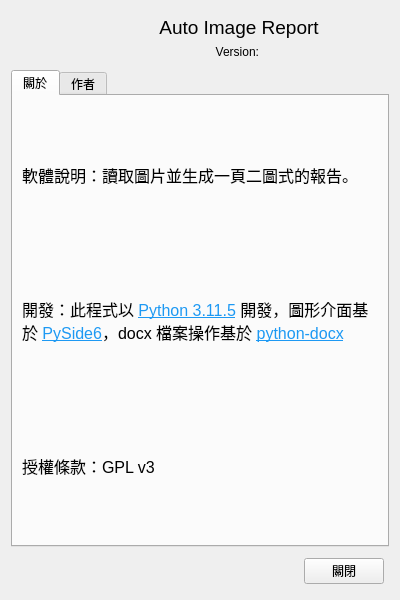
<?xml version="1.0" encoding="UTF-8"?>
<ui version="4.0">
 <class>AboutWindow</class>
 <widget class="QWidget" name="AboutWindow">
  <property name="windowModality">
   <enum>Qt::ApplicationModal</enum>
  </property>
  <property name="geometry">
   <rect>
    <x>0</x>
    <y>0</y>
    <width>400</width>
    <height>600</height>
   </rect>
  </property>
  <property name="windowTitle">
   <string>關於 Auto Image Report</string>
  </property>
  <property name="windowIcon">
   <iconset resource="../resources_rc.qrc">
    <normaloff>:/statics/icon.ico</normaloff>:/statics/icon.ico</iconset>
  </property>
  <layout class="QGridLayout" name="gridLayout">
   <item row="0" column="0">
    <layout class="QVBoxLayout" name="verticalLayout_2">
     <item>
      <layout class="QHBoxLayout" name="horizontalLayout" stretch="2,8">
       <property name="leftMargin">
        <number>5</number>
       </property>
       <property name="topMargin">
        <number>5</number>
       </property>
       <property name="rightMargin">
        <number>5</number>
       </property>
       <property name="bottomMargin">
        <number>5</number>
       </property>
       <item>
        <widget class="QLabel" name="logo_lb">
         <property name="text">
          <string/>
         </property>
         <property name="pixmap">
          <pixmap resource="../resources_rc.qrc">:/statics/icon.ico</pixmap>
         </property>
        </widget>
       </item>
       <item>
        <layout class="QVBoxLayout" name="verticalLayout">
         <item>
          <widget class="QLabel" name="app_name_lb">
           <property name="font">
            <font>
             <pointsize>14</pointsize>
            </font>
           </property>
           <property name="text">
            <string>Auto Image Report</string>
           </property>
           <property name="alignment">
            <set>Qt::AlignCenter</set>
           </property>
          </widget>
         </item>
         <item>
          <widget class="QLabel" name="version_lb">
           <property name="text">
            <string>Version: </string>
           </property>
           <property name="alignment">
            <set>Qt::AlignCenter</set>
           </property>
          </widget>
         </item>
        </layout>
       </item>
      </layout>
     </item>
     <item>
      <widget class="QTabWidget" name="tabWidget">
       <property name="currentIndex">
        <number>0</number>
       </property>
       <widget class="QWidget" name="about">
        <attribute name="title">
         <string>關於</string>
        </attribute>
        <layout class="QGridLayout" name="gridLayout_2">
         <item row="0" column="0">
          <layout class="QVBoxLayout" name="verticalLayout_3">
           <item>
            <widget class="QLabel" name="sofware_info_lb">
             <property name="font">
              <font>
               <pointsize>12</pointsize>
              </font>
             </property>
             <property name="text">
              <string>軟體說明：讀取圖片並生成一頁二圖式的報告。</string>
             </property>
             <property name="textFormat">
              <enum>Qt::AutoText</enum>
             </property>
             <property name="wordWrap">
              <bool>true</bool>
             </property>
            </widget>
           </item>
           <item>
            <widget class="QLabel" name="package_lb">
             <property name="font">
              <font>
               <pointsize>12</pointsize>
              </font>
             </property>
             <property name="text">
              <string>&lt;html&gt;&lt;head/&gt;&lt;body&gt;&lt;p&gt;開發：此程式以 &lt;a href=&quot;https://www.python.org/&quot;&gt;&lt;span style=&quot; text-decoration: underline; color:#1d99f3;&quot;&gt;Python 3.11.5&lt;/span&gt;&lt;/a&gt; 開發，圖形介面基於 &lt;a href=&quot;https://doc.qt.io/qtforpython-6/index.html&quot;&gt;&lt;span style=&quot; text-decoration: underline; color:#1d99f3;&quot;&gt;PySide6&lt;/span&gt;&lt;/a&gt;，docx 檔案操作基於 &lt;a href=&quot;https://github.com/python-openxml/python-docx&quot;&gt;&lt;span style=&quot; text-decoration: underline; color:#1d99f3;&quot;&gt;python-docx&lt;/span&gt;&lt;/a&gt;&lt;/p&gt;&lt;/body&gt;&lt;/html&gt;</string>
             </property>
             <property name="textFormat">
              <enum>Qt::MarkdownText</enum>
             </property>
             <property name="wordWrap">
              <bool>true</bool>
             </property>
             <property name="openExternalLinks">
              <bool>true</bool>
             </property>
            </widget>
           </item>
           <item>
            <widget class="QLabel" name="license_lb">
             <property name="font">
              <font>
               <pointsize>12</pointsize>
              </font>
             </property>
             <property name="text">
              <string>授權條款：GPL v3</string>
             </property>
            </widget>
           </item>
          </layout>
         </item>
        </layout>
       </widget>
       <widget class="QWidget" name="author">
        <attribute name="title">
         <string>作者</string>
        </attribute>
        <layout class="QGridLayout" name="gridLayout_3">
         <item row="0" column="0">
          <layout class="QVBoxLayout" name="verticalLayout_4" stretch="2,5">
           <item>
            <widget class="QLabel" name="label">
             <property name="font">
              <font>
               <pointsize>12</pointsize>
              </font>
             </property>
             <property name="mouseTracking">
              <bool>true</bool>
             </property>
             <property name="text">
              <string>&lt;html&gt;&lt;head/&gt;&lt;body&gt;&lt;p&gt;Bug 回報：請至 Github 儲存庫回報或以 Email 通知作者 。&lt;/p&gt;&lt;/body&gt;&lt;/html&gt;</string>
             </property>
             <property name="textFormat">
              <enum>Qt::RichText</enum>
             </property>
             <property name="wordWrap">
              <bool>true</bool>
             </property>
             <property name="openExternalLinks">
              <bool>false</bool>
             </property>
            </widget>
           </item>
           <item>
            <widget class="QLabel" name="label_2">
             <property name="font">
              <font>
               <pointsize>12</pointsize>
              </font>
             </property>
             <property name="text">
              <string>&lt;html&gt;&lt;head/&gt;&lt;body&gt;&lt;p&gt;作者：Mark Hsiao&lt;/p&gt;&lt;p&gt;電子郵件：Twilight3847@skiff.com&lt;/p&gt;&lt;p&gt;Github：&lt;a href=&quot;https://github.com/scbmark/auto_image_report&quot;&gt;&lt;span style=&quot; text-decoration: underline; color:#1d99f3;&quot;&gt;https://github.com/scbmark/auto_image_report&lt;/span&gt;&lt;/a&gt;&lt;/p&gt;&lt;/body&gt;&lt;/html&gt;</string>
             </property>
             <property name="textFormat">
              <enum>Qt::RichText</enum>
             </property>
             <property name="wordWrap">
              <bool>true</bool>
             </property>
             <property name="openExternalLinks">
              <bool>true</bool>
             </property>
            </widget>
           </item>
          </layout>
         </item>
        </layout>
       </widget>
      </widget>
     </item>
     <item>
      <layout class="QHBoxLayout" name="horizontalLayout_2">
       <property name="leftMargin">
        <number>5</number>
       </property>
       <property name="topMargin">
        <number>5</number>
       </property>
       <property name="rightMargin">
        <number>5</number>
       </property>
       <property name="bottomMargin">
        <number>5</number>
       </property>
       <item>
        <spacer name="horizontalSpacer">
         <property name="orientation">
          <enum>Qt::Horizontal</enum>
         </property>
         <property name="sizeHint" stdset="0">
          <size>
           <width>40</width>
           <height>20</height>
          </size>
         </property>
        </spacer>
       </item>
       <item>
        <widget class="QPushButton" name="exit_btn">
         <property name="text">
          <string>關閉</string>
         </property>
        </widget>
       </item>
      </layout>
     </item>
    </layout>
   </item>
  </layout>
 </widget>
 <resources>
  <include location="../resources_rc.qrc"/>
  <include location="../resources_rc.qrc"/>
 </resources>
 <connections/>
</ui>
